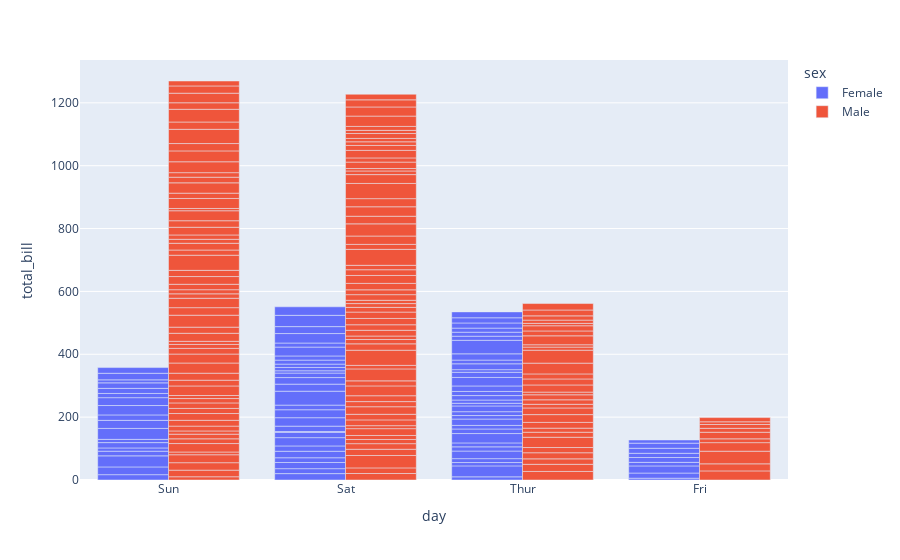

The notebook cell this image was saved under:
### Markdown cell above
#### Plot

### Code cell
px.bar (data_frame=df_tips, x='day',y='total_bill',color = 'sex',barmode= 'group')

### Figure 1 — Plotly figure (JSON) as saved in the notebook; plotly's stock layout.template omitted (floating-point values rounded to 4 significant figures; data arrays with more than 128 entries replaced by an {"elided": "..."} marker saying what was removed)
{"data": [{"alignmentgroup": "True", "hovertemplate": "sex=Female<br>day=%{x}<br>total_bill=%{y}<extra></extra>", "legendgroup": "Female", "marker": {"color": "#636efa", "pattern": {"shape": ""}}, "name": "Female", "offsetgroup": "Female", "orientation": "v", "showlegend": true, "textposition": "auto", "type": "bar", "x": ["Sun", "Sun", "Sun", "Sun", "Sun", "Sun", "Sat", "Sat", "Sat", "Sat", "Sat", "Sat", "Sun", "Sun", "Sat", "Sat", "Sat", "Sat", "Sat", "Sat", "Sat", "Thur", "Thur", "Fri", "Fri", "Fri", "Fri", "Fri", "Sat", "Sat", "Sat", "Sat", "Sat", "Sun", "Sun", "Thur", "Thur", "Thur", "Thur", "Thur", "Thur", "Thur", "Thur", "Thur", "Thur", "Thur", "Thur", "Thur", "Thur", "Thur", "Thur", "Thur", "Thur", "Thur", "Thur", "Thur", "Thur", "Sun", "Sun", "Sun", "Sun", "Sun", "Sat", "Sat", "Sun", "Sun", "Sun", "Thur", "Thur", "Thur", "Thur", "Thur", "Thur", "Thur", "Sat", "Sat", "Sat", "Sat", "Sat", "Fri", "Fri", "Fri", "Fri", "Sat", "Sat", "Sat", "Thur"], "xaxis": "x", "y": [16.99, 24.59, 35.26, 14.83, 10.33, 16.97, 20.29, 15.77, 19.65, 15.06, 20.69, 16.93, 10.29, 34.81, 26.41, 16.45, 3.07, 17.07, 26.86, 25.28, 14.73, 10.07, 34.83, 5.75, 16.32, 22.75, 11.35, 15.38, 44.3, 22.42, 20.92, 14.31, 7.25, 25.71, 17.31, 10.65, 12.43, 24.08, 13.42, 12.48, 29.8, 14.52, 11.38, 20.27, 11.17, 12.26, 18.26, 8.51, 10.33, 14.15, 13.16, 17.47, 27.05, 16.43, 8.35, 18.64, 11.87, 29.85, 25, 13.39, 16.21, 17.51, 10.59, 10.63, 9.6, 20.9, 18.15, 19.81, 43.11, 13, 12.74, 13, 16.4, 16.47, 12.76, 13.27, 28.17, 12.9, 30.14, 13.42, 15.98, 16.27, 10.09, 22.12, 35.83, 27.18, 18.78], "yaxis": "y"}, {"alignmentgroup": "True", "hovertemplate": "sex=Male<br>day=%{x}<br>total_bill=%{y}<extra></extra>", "legendgroup": "Male", "marker": {"color": "#EF553B", "pattern": {"shape": ""}}, "name": "Male", "offsetgroup": "Male", "orientation": "v", "showlegend": true, "textposition": "auto", "type": "bar", "x": {"elided": "157 str values"}, "xaxis": "x", "y": {"elided": "157 float values"}, "yaxis": "y"}], "layout": {"autosize": true, "barmode": "group", "legend": {"title": {"text": "sex"}, "tracegroupgap": 0}, "margin": {"t": 60}, "xaxis": {"anchor": "y", "autorange": true, "domain": [0, 1], "range": [-0.5, 3.5], "title": {"text": "day"}, "type": "category"}, "yaxis": {"anchor": "x", "autorange": true, "domain": [0, 1], "range": [0, 1336.0], "title": {"text": "total_bill"}, "type": "linear"}}}
